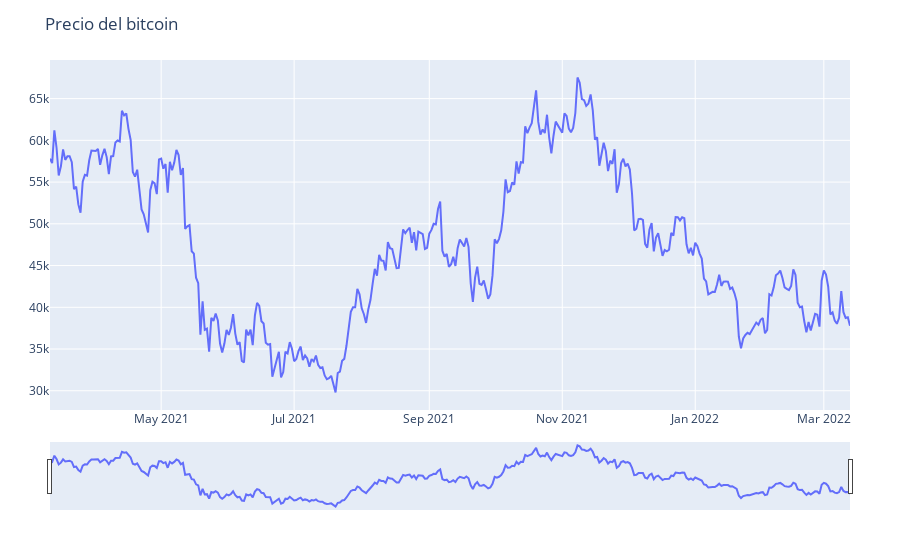

Write notebook code for a chart like this one.
### Code cell
plot(dataBitcoin.Date[11:378],dataBitcoin.PriceFloat[11:378],Layout(title="Precio del bitcoin",xaxis_rangeslider_visible=true,layout=(2,2)))

### Figure 1 — Plotly figure (JSON) as saved in the notebook; plotly's stock layout.template omitted (floating-point values rounded to 4 significant figures; data arrays with more than 128 entries replaced by an {"elided": "..."} marker saying what was removed)
{"data": [{"type": "scatter", "x": {"elided": "368 str values"}, "y": {"elided": "368 float values"}}], "layout": {"layout": [2, 2], "margin": {"b": 50, "l": 50, "r": 50, "t": 60}, "title": "Precio del bitcoin", "xaxis": {"rangeslider": {"visible": true}}}}
